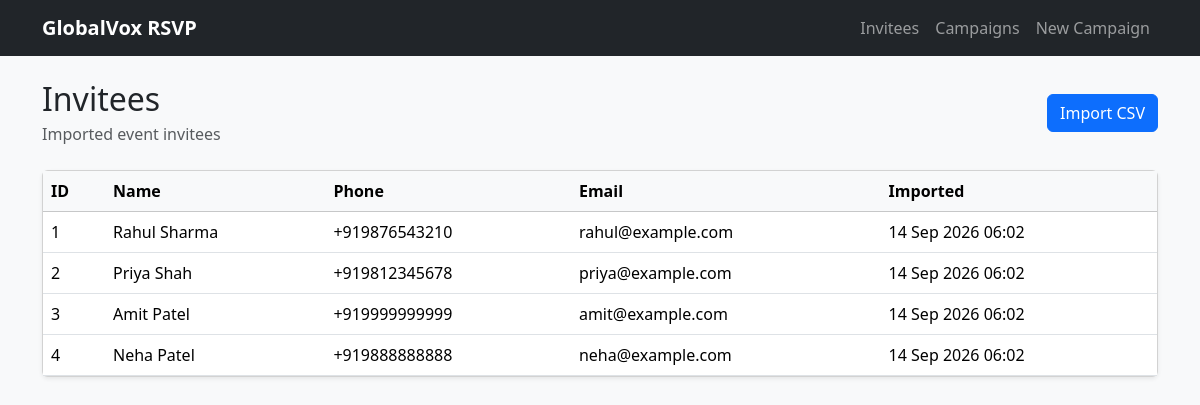
The app's page /invitees/ with its own data.
### campaigns/models.py (models this page shows, shortened)
class Invitee(models.Model):
    name = models.CharField(max_length=150)
    phone = models.CharField(
        max_length=20,
        unique=True
    )
    email = models.EmailField(
        max_length=255,
        db_index=True
    )
    created_at = models.DateTimeField(
        auto_now_add=True
    )

### campaigns/views.py (the view)
def invitee_list(request):
    invitees = Invitee.objects.all().order_by(
        "-created_at"
    )
    paginator = Paginator(
        invitees,
        25
    )
    page_number = request.GET.get(
        "page"
    )
    page_obj = paginator.get_page(
        page_number
    )
    import_errors = request.session.pop(
        "import_errors",
        []
    )
    return render(
        request,
        "invitees/list.html",
        {
            "page_obj": page_obj,
            "import_errors": import_errors
        }
    )

### templates/invitees/list.html (shortened to what this page needs)
{% extends "base.html" %}
{% block content %}
<div
    class="d-flex justify-content-between align-items-center mb-4"
>
    <div>
        <h2 class="mb-1">
            Invitees
        </h2>
        <p class="text-muted mb-0">
            Imported event invitees
        </p>
    </div>
    <a
        href="{% url 'campaigns:import_invitees' %}"
        class="btn btn-primary"
    >
        Import CSV
    </a>
</div>
<div class="card shadow-sm">
    <div class="table-responsive">
        <table
            class="table table-hover mb-0"
        >
            <thead class="table-light">
                <tr>
                    <th>ID</th>
                    <th>Name</th>
                    <th>Phone</th>
                    <th>Email</th>
                    <th>Imported</th>
                </tr>
            </thead>
            <tbody>
                {% for invitee in page_obj %}
                <tr>
                    <td>
                        {{ invitee.id }}
                    </td>
                    <td>
                        {{ invitee.name }}
                    </td>
                    <td>
                        {{ invitee.phone }}
                    </td>
                    <td>
                        {{ invitee.email }}
                    </td>
                    <td>
                        {{ invitee.created_at|date:"d M Y H:i" }}
                    </td>
                </tr>
                {% endfor %}
            </tbody>
        </table>
    </div>
</div>
{% endblock %}

### records on screen
Invitee: id "1", name "Rahul Sharma", phone "+919876543210", email "rahul@example.com", created_at "14 Sep 2026 06:02"
Invitee: id "2", name "Priya Shah", phone "+919812345678", email "priya@example.com", created_at "14 Sep 2026 06:02"
Invitee: id "3", name "Amit Patel", phone "+919999999999", email "amit@example.com", created_at "14 Sep 2026 06:02"
Invitee: id "4", name "Neha Patel", phone "+919888888888", email "neha@example.com", created_at "14 Sep 2026 06:02"
